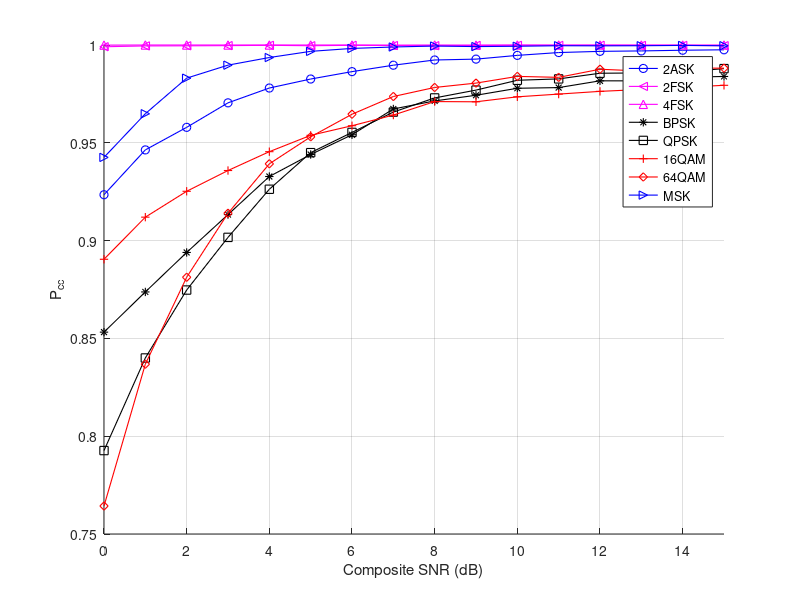

Recreate this plot in MATLAB.
load hunxiao4500
acc = newAccAll;
n = 0:15;
figure()
hold on 
grid on
h1 = plot(n, acc(1,:), 'bo-');
set(h1,{'LineWidth'},{0.8});
h2=plot(n, acc(2,:), 'm<-');
set(h2,{'LineWidth'},{0.8});
h3=plot(n, acc(3,:), 'm^-');
set(h3,{'LineWidth'},{0.8});
h4=plot(n, acc(4,:), 'k*-');
set(h4,{'LineWidth'},{0.8});
h5=plot(n, acc(5,:), 'ks-');
set(h5,{'LineWidth'},{0.8});
h6=plot(n, acc(6,:), 'r+-');
set(h6,{'LineWidth'},{0.8});
h7=plot(n, acc(7,:), 'rd-');
set(h7,{'LineWidth'},{0.8});
h8=plot(n, acc(8,:), 'b>-');
set(h8,{'LineWidth'},{0.8});
xlim([0,15])
ylim([0.75,1])
xlabel('Composite SNR (dB)')
ylabel('{P_{cc}}')

legend('2ASK', '2FSK', '4FSK', 'BPSK', 'QPSK', '16QAM', '64QAM', 'MSK')
